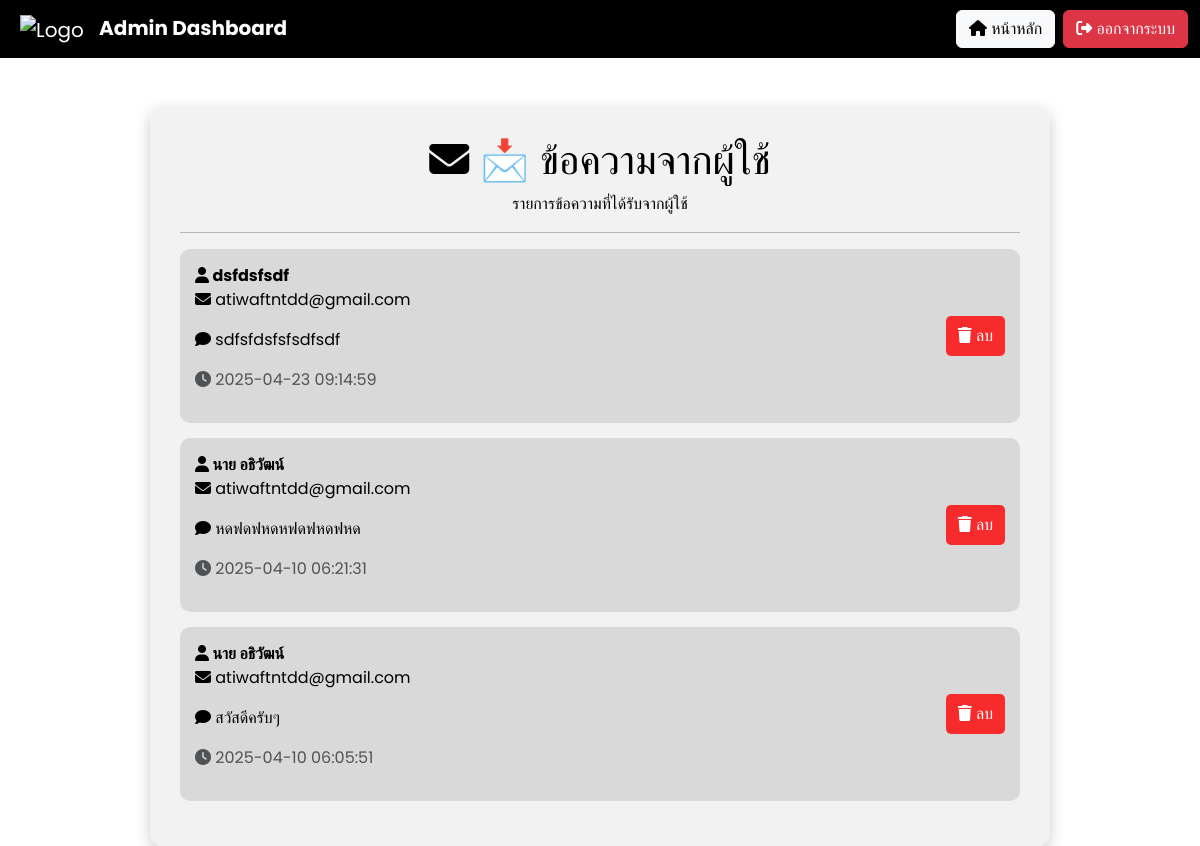
Before: /admin_messages with the older database file.
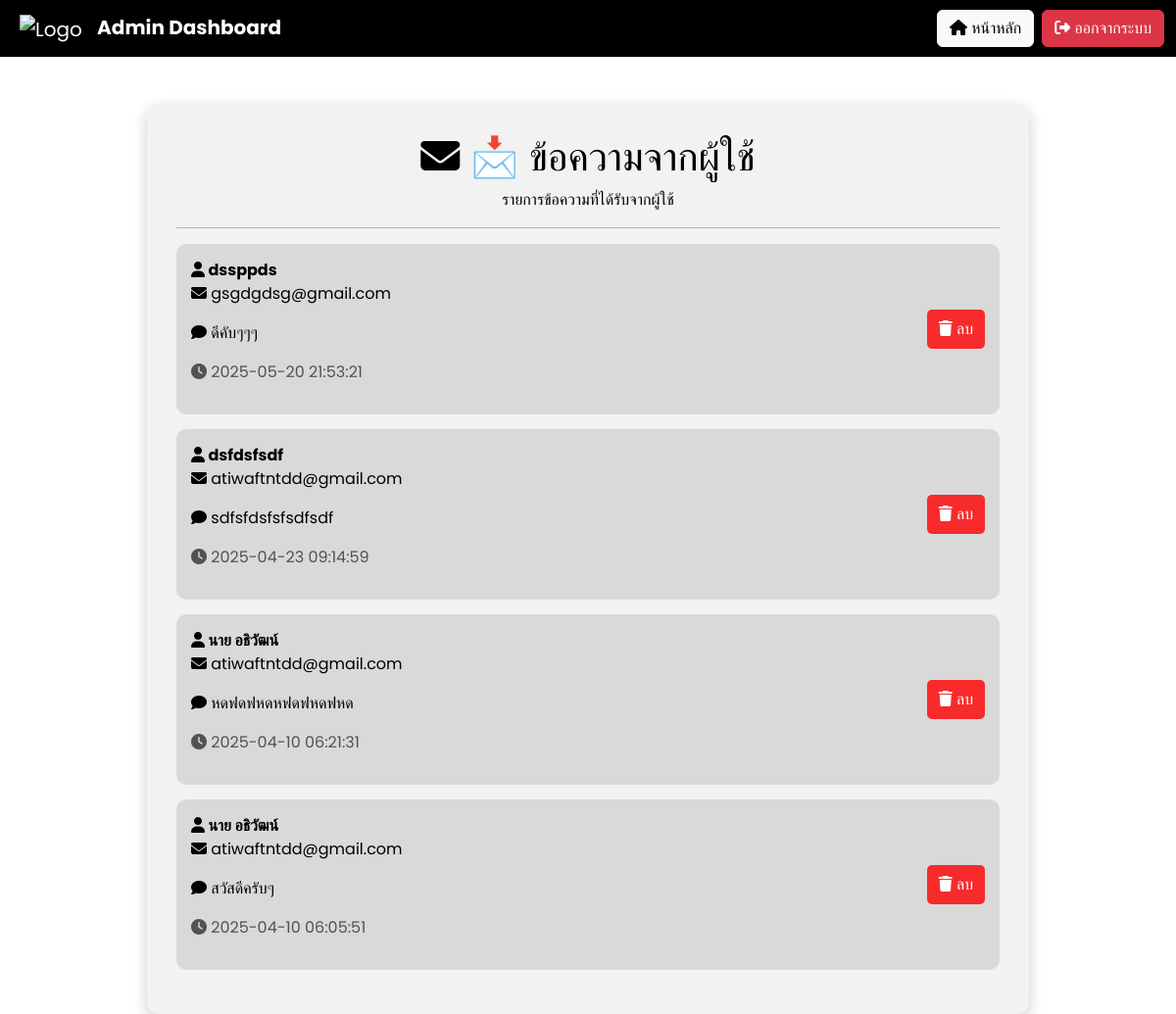
After: the same page with the newer database file.
### app.py (models this page shows)
class ContactMessage(db.Model):
    id = db.Column(db.Integer, primary_key=True)
    name = db.Column(db.String(100), nullable=False)
    email = db.Column(db.String(100), nullable=False)
    message = db.Column(db.Text, nullable=False)
    created_at = db.Column(db.DateTime, default=db.func.current_timestamp())

### app.py (the view)
@app.route('/admin_messages')
def admin_messages():
    messages = ContactMessage.query.order_by(ContactMessage.created_at.desc()).all()
    return render_template('admin_messages.html', messages=messages)

### templates/admin_messages.html (shortened to what this page needs)
<!DOCTYPE html>
<html lang="th">
<head>
    <link href="https://cdn.jsdelivr.net/npm/bootstrap@5.3.3/dist/css/bootstrap.min.css" rel="stylesheet">
    <link rel="stylesheet" href="https://cdnjs.cloudflare.com/ajax/libs/font-awesome/6.4.2/css/all.min.css">
</head>
<body>
    <nav class="navbar navbar-expand-lg navbar-dark">
        <div class="container-fluid">
            <a class="navbar-brand ms-2" href="{{ url_for('admin_dashboard') }}">
                <img src="https://upload.wikimedia.org/wikipedia/th/thumb/4/4e/Kalasin_University_Seal.svg/1200px-Kalasin_University_Seal.svg.png"
                    alt="Logo" style="height: 50px; margin-right: 10px;">
                <strong>Admin Dashboard</strong>
            </a>
            <div class="ms-auto d-flex">
                <a href="{{ url_for('admin_dashboard') }}" class="btn btn-light me-2"><i class="fas fa-home"></i> หน้าหลัก</a>
                <a href="{{ url_for('logout') }}" class="btn btn-danger"><i class="fas fa-sign-out-alt"></i> ออกจากระบบ</a>
            </div>
        </div>
    </nav>
    <div class="container mt-5">
        <h1 class="text-center"><i class="fas fa-envelope"></i> 📩 ข้อความจากผู้ใช้</h1>
        <p class="text-center">รายการข้อความที่ได้รับจากผู้ใช้</p>
        <hr>
        {% if messages %}
            {% for message in messages %}
                <div class="message-box">
                    <div>
                        <strong><i class="fas fa-user"></i> {{ message.name }}
                            </strong>
                        <p><i class="fas fa-envelope"></i> {{ message.email }}</p>
                        <p><i class="fas fa-comment"></i> {{ message.message }}</p>
                        <p class="text-muted"><i class="fas fa-clock"></i> {{ message.created_at.strftime('%Y-%m-%d %H:%M:%S') }}</p>
                    </div>
                    <form action="{{ url_for('delete_message', message_id=message.id) }}" method="POST" class="d-inline">
                        <button type="submit" class="delete-btn" onclick="return confirm('คุณต้องการลบข้อความนี้หรือไม่?');">
                            <i class="fas fa-trash"></i> ลบ
                        </button>
                    </form>
                </div>
            {% endfor %}
        {% else %}
            <p class="text-center">ไม่มีข้อความใหม่</p>
        {% endif %}
    </div>
</body>
</html>

Changed rows visible on the page:
added ContactMessage: name "dssppds", email "gsgdgdsg@gmail.com", message "ดีคับๆๆๆ", created_at "2025-05-20 21:53:21"
